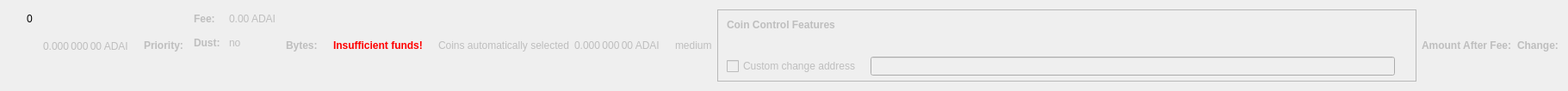
    <widget class="QWidget" name="dummyHideWidget" native="true">
     <property name="maximumSize">
      <size>
       <width>100</width>
       <height>22</height>
      </size>
     </property>
     <layout class="QHBoxLayout" name="dummyHideLayout">
      <item>
       <layout class="QFormLayout" name="formLayoutCoinControl1">
        <property name="horizontalSpacing">
         <number>10</number>
        </property>
        <property name="verticalSpacing">
         <number>14</number>
        </property>
        <property name="leftMargin">
         <number>10</number>
        </property>
        <property name="topMargin">
         <number>4</number>
        </property>
        <property name="rightMargin">
         <number>6</number>
        </property>
        <item row="0" column="1">
         <widget class="QLabel" name="labelCoinControlBytes">
          <property name="cursor">
           <cursorShape>IBeamCursor</cursorShape>
          </property>
          <property name="contextMenuPolicy">
           <enum>Qt::ActionsContextMenu</enum>
          </property>
          <property name="text">
           <string notr="true">0</string>
          </property>
          <property name="textInteractionFlags">
           <set>Qt::LinksAccessibleByMouse|Qt::TextSelectableByKeyboard|Qt::TextSelectableByMouse</set>
          </property>
         </widget>
        </item>
       </layout>
      </item>
      <item>
       <widget class="QLabel" name="labelCoinControlAfterFee">
        <property name="enabled">
         <bool>false</bool>
        </property>
        <property name="sizePolicy">
         <sizepolicy hsizetype="Fixed" vsizetype="Fixed">
          <horstretch>0</horstretch>
          <verstretch>0</verstretch>
         </sizepolicy>
        </property>
        <property name="minimumSize">
         <size>
          <width>111</width>
          <height>12</height>
         </size>
        </property>
        <property name="maximumSize">
         <size>
          <width>111</width>
          <height>12</height>
         </size>
        </property>
        <property name="cursor">
         <cursorShape>IBeamCursor</cursorShape>
        </property>
        <property name="contextMenuPolicy">
         <enum>Qt::ActionsContextMenu</enum>
        </property>
        <property name="text">
         <string notr="true">0.000 000 00 ADAI</string>
        </property>
        <property name="textInteractionFlags">
         <set>Qt::LinksAccessibleByMouse|Qt::TextSelectableByKeyboard|Qt::TextSelectableByMouse</set>
        </property>
       </widget>
      </item>
      <item>
       <widget class="QLabel" name="labelCoinControlPriorityText">
        <property name="enabled">
         <bool>false</bool>
        </property>
        <property name="font">
         <font>
          <weight>75</weight>
          <bold>true</bold>
         </font>
        </property>
        <property name="text">
         <string>Priority:</string>
        </property>
       </widget>
      </item>
      <item>
       <layout class="QHBoxLayout" name="horizontalLayout"/>
      </item>
      <item>
       <layout class="QFormLayout" name="formLayoutCoinControl3">
        <property name="horizontalSpacing">
         <number>10</number>
        </property>
        <property name="verticalSpacing">
         <number>14</number>
        </property>
        <property name="leftMargin">
         <number>6</number>
        </property>
        <property name="topMargin">
         <number>4</number>
        </property>
        <property name="rightMargin">
         <number>6</number>
        </property>
        <item row="0" column="0">
         <widget class="QLabel" name="labelCoinControlFeeText">
          <property name="enabled">
           <bool>false</bool>
          </property>
          <property name="font">
           <font>
            <weight>75</weight>
            <bold>true</bold>
           </font>
          </property>
          <property name="text">
           <string>Fee:</string>
          </property>
          <property name="margin">
           <number>0</number>
          </property>
         </widget>
        </item>
        <item row="0" column="1">
         <widget class="QLabel" name="labelCoinControlFee">
          <property name="enabled">
           <bool>false</bool>
          </property>
          <property name="cursor">
           <cursorShape>IBeamCursor</cursorShape>
          </property>
          <property name="contextMenuPolicy">
           <enum>Qt::ActionsContextMenu</enum>
          </property>
          <property name="text">
           <string notr="true">0.00 ADAI</string>
          </property>
          <property name="textInteractionFlags">
           <set>Qt::LinksAccessibleByMouse|Qt::TextSelectableByKeyboard|Qt::TextSelectableByMouse</set>
          </property>
         </widget>
        </item>
        <item row="1" column="0">
         <widget class="QLabel" name="labelCoinControlLowOutputText">
          <property name="enabled">
           <bool>false</bool>
          </property>
          <property name="font">
           <font>
            <weight>75</weight>
            <bold>true</bold>
           </font>
          </property>
          <property name="text">
           <string>Dust:</string>
          </property>
         </widget>
        </item>
        <item row="1" column="1">
         <widget class="QLabel" name="labelCoinControlLowOutput">
          <property name="enabled">
           <bool>false</bool>
          </property>
          <property name="cursor">
           <cursorShape>IBeamCursor</cursorShape>
          </property>
          <property name="contextMenuPolicy">
           <enum>Qt::ActionsContextMenu</enum>
          </property>
          <property name="text">
           <string>no</string>
          </property>
          <property name="textInteractionFlags">
           <set>Qt::LinksAccessibleByMouse|Qt::TextSelectableByKeyboard|Qt::TextSelectableByMouse</set>
          </property>
         </widget>
        </item>
       </layout>
      </item>
      <item>
       <widget class="QLabel" name="labelCoinControlBytesText">
        <property name="enabled">
         <bool>false</bool>
        </property>
        <property name="font">
         <font>
          <weight>75</weight>
          <bold>true</bold>
         </font>
        </property>
        <property name="text">
         <string>Bytes:</string>
        </property>
       </widget>
      </item>
      <item>
       <layout class="QFormLayout" name="formLayoutCoinControl2">
        <property name="horizontalSpacing">
         <number>10</number>
        </property>
        <property name="verticalSpacing">
         <number>14</number>
        </property>
        <property name="leftMargin">
         <number>6</number>
        </property>
        <property name="topMargin">
         <number>4</number>
        </property>
        <property name="rightMargin">
         <number>6</number>
        </property>
       </layout>
      </item>
      <item>
       <layout class="QHBoxLayout" name="horizontalLayoutCoinControl2">
        <property name="spacing">
         <number>8</number>
        </property>
        <property name="bottomMargin">
         <number>10</number>
        </property>
       </layout>
      </item>
      <item>
       <widget class="QLabel" name="labelCoinControlInsuffFunds">
        <property name="enabled">
         <bool>false</bool>
        </property>
        <property name="minimumSize">
         <size>
          <width>0</width>
          <height>0</height>
         </size>
        </property>
        <property name="font">
         <font>
          <weight>75</weight>
          <bold>true</bold>
         </font>
        </property>
        <property name="styleSheet">
         <string notr="true">color:red;font-weight:bold;</string>
        </property>
        <property name="text">
         <string>Insufficient funds!</string>
        </property>
        <property name="margin">
         <number>5</number>
        </property>
       </widget>
      </item>
      <item>
       <layout class="QFormLayout" name="formLayoutCoinControl4">
        <property name="horizontalSpacing">
         <number>10</number>
        </property>
        <property name="verticalSpacing">
         <number>14</number>
        </property>
        <property name="leftMargin">
         <number>6</number>
        </property>
        <property name="topMargin">
         <number>4</number>
        </property>
        <property name="rightMargin">
         <number>6</number>
        </property>
       </layout>
      </item>
      <item>
       <widget class="QLabel" name="labelCoinControlAutomaticallySelected">
        <property name="enabled">
         <bool>false</bool>
        </property>
        <property name="sizePolicy">
         <sizepolicy hsizetype="Fixed" vsizetype="Fixed">
          <horstretch>0</horstretch>
          <verstretch>0</verstretch>
         </sizepolicy>
        </property>
        <property name="minimumSize">
         <size>
          <width>0</width>
          <height>0</height>
         </size>
        </property>
        <property name="maximumSize">
         <size>
          <width>240</width>
          <height>16777215</height>
         </size>
        </property>
        <property name="text">
         <string>Coins automatically selected</string>
        </property>
        <property name="margin">
         <number>5</number>
        </property>
       </widget>
      </item>
      <item>
       <widget class="QLabel" name="labelCoinControlChange">
        <property name="enabled">
         <bool>false</bool>
        </property>
        <property name="sizePolicy">
         <sizepolicy hsizetype="Fixed" vsizetype="Fixed">
          <horstretch>0</horstretch>
          <verstretch>0</verstretch>
         </sizepolicy>
        </property>
        <property name="minimumSize">
         <size>
          <width>111</width>
          <height>0</height>
         </size>
        </property>
        <property name="maximumSize">
         <size>
          <width>111</width>
          <height>16777215</height>
         </size>
        </property>
        <property name="cursor">
         <cursorShape>IBeamCursor</cursorShape>
        </property>
        <property name="contextMenuPolicy">
         <enum>Qt::ActionsContextMenu</enum>
        </property>
        <property name="text">
         <string notr="true">0.000 000 00 ADAI</string>
        </property>
        <property name="textInteractionFlags">
         <set>Qt::LinksAccessibleByMouse|Qt::TextSelectableByKeyboard|Qt::TextSelectableByMouse</set>
        </property>
       </widget>
      </item>
      <item>
       <widget class="QLabel" name="labelCoinControlPriority">
        <property name="enabled">
         <bool>false</bool>
        </property>
        <property name="cursor">
         <cursorShape>IBeamCursor</cursorShape>
        </property>
        <property name="contextMenuPolicy">
         <enum>Qt::ActionsContextMenu</enum>
        </property>
        <property name="text">
         <string>medium</string>
        </property>
        <property name="textInteractionFlags">
         <set>Qt::LinksAccessibleByMouse|Qt::TextSelectableByKeyboard|Qt::TextSelectableByMouse</set>
        </property>
       </widget>
      </item>
      <item>
       <widget class="QFrame" name="frameCoinControl">
        <property name="sizePolicy">
         <sizepolicy hsizetype="Expanding" vsizetype="Expanding">
          <horstretch>0</horstretch>
          <verstretch>0</verstretch>
         </sizepolicy>
        </property>
        <property name="maximumSize">
         <size>
          <width>16777215</width>
          <height>16777215</height>
         </size>
        </property>
        <property name="frameShape">
         <enum>QFrame::StyledPanel</enum>
        </property>
        <property name="frameShadow">
         <enum>QFrame::Sunken</enum>
        </property>
        <layout class="QVBoxLayout" name="verticalLayoutCoinControl2_2">
         <property name="spacing">
          <number>0</number>
         </property>
         <property name="leftMargin">
          <number>0</number>
         </property>
         <property name="topMargin">
          <number>0</number>
         </property>
         <property name="rightMargin">
          <number>0</number>
         </property>
         <property name="bottomMargin">
          <number>6</number>
         </property>
         <item>
          <layout class="QVBoxLayout" name="verticalLayoutCoinControl" stretch="0,0,0,1">
           <property name="spacing">
            <number>0</number>
           </property>
           <property name="leftMargin">
            <number>10</number>
           </property>
           <property name="topMargin">
            <number>10</number>
           </property>
           <item>
            <layout class="QHBoxLayout" name="horizontalLayoutCoinControl1">
             <property name="bottomMargin">
              <number>15</number>
             </property>
             <item>
              <widget class="QLabel" name="labelCoinControlFeatures">
               <property name="enabled">
                <bool>false</bool>
               </property>
               <property name="sizePolicy">
                <sizepolicy hsizetype="Preferred" vsizetype="Maximum">
                 <horstretch>0</horstretch>
                 <verstretch>0</verstretch>
                </sizepolicy>
               </property>
               <property name="font">
                <font>
                 <weight>75</weight>
                 <bold>true</bold>
                </font>
               </property>
               <property name="styleSheet">
                <string notr="true">font-weight:bold;</string>
               </property>
               <property name="text">
                <string>Coin Control Features</string>
               </property>
              </widget>
             </item>
            </layout>
           </item>
           <item>
            <widget class="QWidget" name="widgetCoinControl" native="true">
             <property name="sizePolicy">
              <sizepolicy hsizetype="Preferred" vsizetype="Preferred">
               <horstretch>0</horstretch>
               <verstretch>0</verstretch>
              </sizepolicy>
             </property>
             <property name="minimumSize">
              <size>
               <width>0</width>
               <height>0</height>
              </size>
             </property>
             <property name="styleSheet">
              <string notr="true"/>
             </property>
             <layout class="QHBoxLayout" name="horizontalLayoutCoinControl5_2">
              <property name="leftMargin">
               <number>0</number>
              </property>
              <property name="topMargin">
               <number>0</number>
              </property>
              <property name="rightMargin">
               <number>0</number>
              </property>
              <property name="bottomMargin">
               <number>0</number>
              </property>
              <item>
               <layout class="QHBoxLayout" name="horizontalLayoutCoinControl3">
                <property name="spacing">
                 <number>20</number>
                </property>
                <property name="topMargin">
                 <number>0</number>
                </property>
                <property name="bottomMargin">
                 <number>10</number>
                </property>
               </layout>
              </item>
             </layout>
            </widget>
           </item>
           <item>
            <layout class="QHBoxLayout" name="horizontalLayoutCoinControl4" stretch="0,0,0">
             <property name="spacing">
              <number>12</number>
             </property>
             <property name="sizeConstraint">
              <enum>QLayout::SetDefaultConstraint</enum>
             </property>
             <property name="topMargin">
              <number>5</number>
             </property>
             <property name="rightMargin">
              <number>5</number>
             </property>
             <item>
              <widget class="QCheckBox" name="checkBoxCoinControlChange">
               <property name="enabled">
                <bool>false</bool>
               </property>
               <property name="toolTip">
                <string>If this is activated, but the change address is empty or invalid, change will be sent to a newly generated address.</string>
               </property>
               <property name="text">
                <string>Custom change address</string>
               </property>
              </widget>
             </item>
             <item>
              <widget class="QValidatedLineEdit" name="lineEditCoinControlChange">
               <property name="enabled">
                <bool>false</bool>
               </property>
               <property name="sizePolicy">
                <sizepolicy hsizetype="Expanding" vsizetype="Fixed">
                 <horstretch>0</horstretch>
                 <verstretch>0</verstretch>
                </sizepolicy>
               </property>
              </widget>
             </item>
             <item>
              <widget class="QLabel" name="labelCoinControlChangeLabel_2">
               <property name="sizePolicy">
                <sizepolicy hsizetype="Preferred" vsizetype="Expanding">
                 <horstretch>0</horstretch>
                 <verstretch>0</verstretch>
                </sizepolicy>
               </property>
               <property name="minimumSize">
                <size>
                 <width>0</width>
                 <height>0</height>
                </size>
               </property>
               <property name="text">
                <string/>
               </property>
               <property name="margin">
                <number>3</number>
               </property>
              </widget>
             </item>
            </layout>
           </item>
           <item>
            <spacer name="verticalSpacerCoinControl">
             <property name="orientation">
              <enum>Qt::Vertical</enum>
             </property>
             <property name="sizeHint" stdset="0">
              <size>
               <width>800</width>
               <height>1</height>
              </size>
             </property>
            </spacer>
           </item>
          </layout>
         </item>
        </layout>
       </widget>
      </item>
      <item>
       <widget class="QLabel" name="labelCoinControlAfterFeeText">
        <property name="enabled">
         <bool>false</bool>
        </property>
        <property name="minimumSize">
         <size>
          <width>0</width>
          <height>0</height>
         </size>
        </property>
        <property name="maximumSize">
         <size>
          <width>16777215</width>
          <height>16777215</height>
         </size>
        </property>
        <property name="font">
         <font>
          <weight>75</weight>
          <bold>true</bold>
         </font>
        </property>
        <property name="text">
         <string>Amount After Fee:</string>
        </property>
        <property name="alignment">
         <set>Qt::AlignLeading|Qt::AlignLeft|Qt::AlignVCenter</set>
        </property>
        <property name="margin">
         <number>0</number>
        </property>
       </widget>
      </item>
      <item>
       <widget class="QLabel" name="labelCoinControlChangeText">
        <property name="enabled">
         <bool>false</bool>
        </property>
        <property name="sizePolicy">
         <sizepolicy hsizetype="Preferred" vsizetype="Preferred">
          <horstretch>0</horstretch>
          <verstretch>0</verstretch>
         </sizepolicy>
        </property>
        <property name="minimumSize">
         <size>
          <width>0</width>
          <height>0</height>
         </size>
        </property>
        <property name="maximumSize">
         <size>
          <width>16777215</width>
          <height>16777215</height>
         </size>
        </property>
        <property name="font">
         <font>
          <weight>75</weight>
          <bold>true</bold>
         </font>
        </property>
        <property name="text">
         <string>Change:</string>
        </property>
        <property name="alignment">
         <set>Qt::AlignLeading|Qt::AlignLeft|Qt::AlignVCenter</set>
        </property>
       </widget>
      </item>
     </layout>
    </widget>
